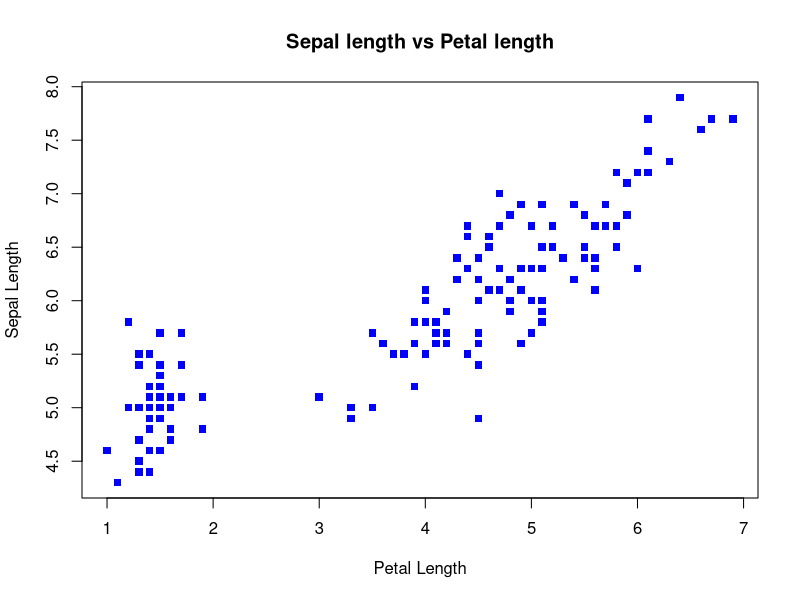
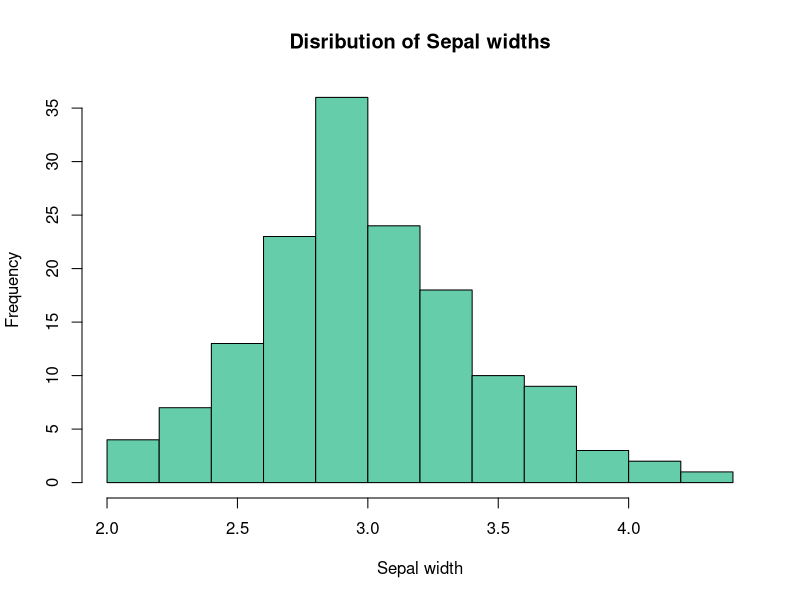
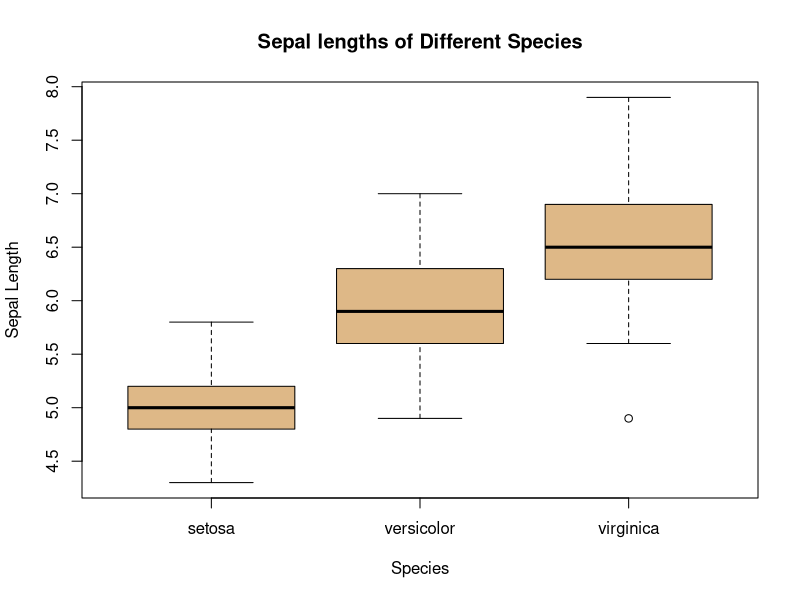

Recreate these plots in R, in order.
library(ggplot2)



iris
View(iris)
names(iris)  #Returns column headers
table(iris$Species) # returns specific unique data points in the column and their count

#UDERSTANDING BASE GRAPHICS

#Bivariate Analysis with the help of a SCATTER PLOT
plot(iris$Sepal.Length ~ iris$Petal.Length,ylab='Sepal Length',xlab='Petal Length', main='Sepal length vs Petal length', col = 'blue',pch=15) #Rel btwn sepal length and petal 

#Univariate Analysis with the help of a HISTOGRAM
hist(iris$Sepal.Width,main="Disribution of Sepal widths",xlab='Sepal width',col='aquamarine3')

#Boxplot: How a continuous variable change with respect to a categorical variable
boxplot(iris$Sepal.Length~iris$Species,xlab='Species',ylab='Sepal Length', main = 'Sepal lengths of Different Species',col='burlywood')
##Observation: (1)Virginca flowers tend to have a higher Sepal length (mean roughly 6.5)   (2)Versicolor flowers tend to have a Sepal length of mean roughly 6 & (3) Setosa have the lowest sepal length ar around 5

#Problems of base graphics (1) Too trivial and unlikely to impress international journals or presentations (2) They are simple images and are not interactive as such


## UNDERSTANGING ggplot2
## gg stands for "Grammar of Graphics" 

